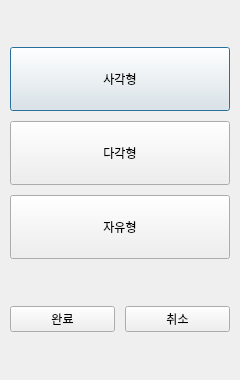
<?xml version="1.0" encoding="UTF-8"?>
<ui version="4.0">
 <class>WorkAreaSelectDialog</class>
 <widget class="QDialog" name="WorkAreaSelectDialog">
  <property name="geometry">
   <rect>
    <x>0</x>
    <y>0</y>
    <width>240</width>
    <height>380</height>
   </rect>
  </property>
  <property name="minimumSize">
   <size>
    <width>240</width>
    <height>380</height>
   </size>
  </property>
  <property name="windowTitle">
   <string>작업 영역 선택</string>
  </property>
  <layout class="QVBoxLayout" name="vl_root">
   <property name="spacing">
    <number>10</number>
   </property>
   <property name="leftMargin">
    <number>10</number>
   </property>
   <property name="topMargin">
    <number>10</number>
   </property>
   <property name="rightMargin">
    <number>10</number>
   </property>
   <property name="bottomMargin">
    <number>10</number>
   </property>
   <item>
    <layout class="QVBoxLayout" name="vl_shapes">
     <property name="spacing">
      <number>10</number>
     </property>
     <item>
      <widget class="QPushButton" name="btnRect">
       <property name="minimumSize">
        <size>
         <width>140</width>
         <height>64</height>
        </size>
       </property>
       <property name="text">
        <string>사각형</string>
       </property>
       <property name="checkable">
        <bool>true</bool>
       </property>
       <property name="autoExclusive">
        <bool>true</bool>
       </property>
      </widget>
     </item>
     <item>
      <widget class="QPushButton" name="btnPolygon">
       <property name="minimumSize">
        <size>
         <width>140</width>
         <height>64</height>
        </size>
       </property>
       <property name="text">
        <string>다각형</string>
       </property>
       <property name="checkable">
        <bool>true</bool>
       </property>
       <property name="autoExclusive">
        <bool>true</bool>
       </property>
      </widget>
     </item>
     <item>
      <widget class="QPushButton" name="btnFreehand">
       <property name="minimumSize">
        <size>
         <width>140</width>
         <height>64</height>
        </size>
       </property>
       <property name="text">
        <string>자유형</string>
       </property>
       <property name="checkable">
        <bool>true</bool>
       </property>
       <property name="autoExclusive">
        <bool>true</bool>
       </property>
      </widget>
     </item>
    </layout>
   </item>
   <item>
    <layout class="QHBoxLayout" name="hl_bottom">
     <item>
      <widget class="QPushButton" name="btnOk">
       <property name="text">
        <string>완료</string>
       </property>
      </widget>
     </item>
     <item>
      <widget class="QPushButton" name="btnCancel">
       <property name="text">
        <string>취소</string>
       </property>
      </widget>
     </item>
    </layout>
   </item>
  </layout>
 </widget>
 <resources/>
 <connections/>
</ui>
